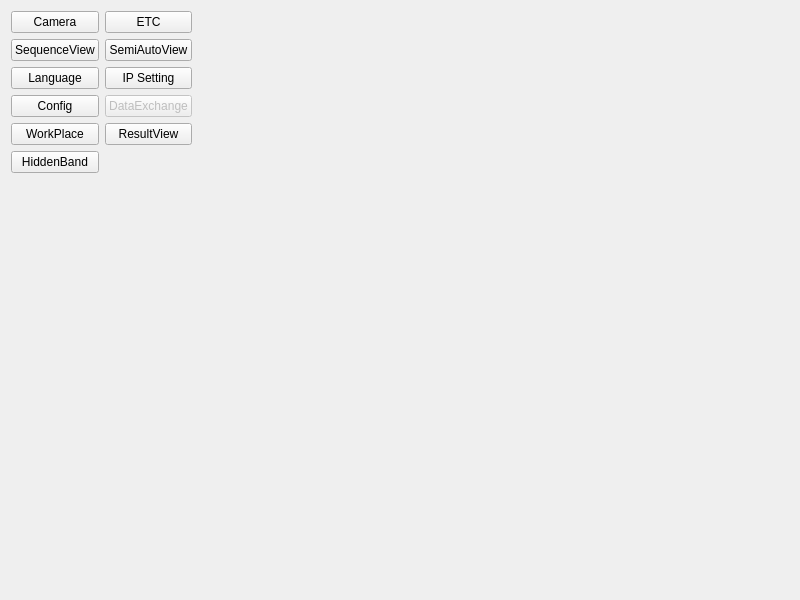
<?xml version="1.0" encoding="UTF-8"?>
<ui version="4.0">
 <class>AdminButtonMenu</class>
 <widget class="QWidget" name="AdminButtonMenu">
  <property name="geometry">
   <rect>
    <x>0</x>
    <y>0</y>
    <width>800</width>
    <height>600</height>
   </rect>
  </property>
  <property name="windowTitle">
   <string>Form</string>
  </property>
  <layout class="QGridLayout" name="gridLayout">
   <item row="0" column="0">
    <widget class="QPushButton" name="btnCamera">
     <property name="sizePolicy">
      <sizepolicy hsizetype="Minimum" vsizetype="Minimum">
       <horstretch>0</horstretch>
       <verstretch>0</verstretch>
      </sizepolicy>
     </property>
     <property name="maximumSize">
      <size>
       <width>300</width>
       <height>300</height>
      </size>
     </property>
     <property name="text">
      <string>Camera</string>
     </property>
    </widget>
   </item>
   <item row="0" column="1">
    <widget class="QPushButton" name="btnETC">
     <property name="sizePolicy">
      <sizepolicy hsizetype="Minimum" vsizetype="Minimum">
       <horstretch>0</horstretch>
       <verstretch>0</verstretch>
      </sizepolicy>
     </property>
     <property name="maximumSize">
      <size>
       <width>300</width>
       <height>300</height>
      </size>
     </property>
     <property name="text">
      <string>ETC</string>
     </property>
    </widget>
   </item>
   <item row="1" column="0">
    <widget class="QPushButton" name="btnSequenceView">
     <property name="sizePolicy">
      <sizepolicy hsizetype="Minimum" vsizetype="Minimum">
       <horstretch>0</horstretch>
       <verstretch>0</verstretch>
      </sizepolicy>
     </property>
     <property name="maximumSize">
      <size>
       <width>300</width>
       <height>300</height>
      </size>
     </property>
     <property name="text">
      <string>SequenceView</string>
     </property>
    </widget>
   </item>
   <item row="1" column="1">
    <widget class="QPushButton" name="btnSemiAutoView">
     <property name="text">
      <string>SemiAutoView</string>
     </property>
    </widget>
   </item>
   <item row="1" column="2">
    <spacer name="horizontalSpacer">
     <property name="orientation">
      <enum>Qt::Horizontal</enum>
     </property>
     <property name="sizeHint" stdset="0">
      <size>
       <width>40</width>
       <height>20</height>
      </size>
     </property>
    </spacer>
   </item>
   <item row="2" column="0">
    <widget class="QPushButton" name="btnLanguage">
     <property name="text">
      <string>Language</string>
     </property>
    </widget>
   </item>
   <item row="2" column="1">
    <widget class="QPushButton" name="btnIPSetting">
     <property name="text">
      <string>IP Setting</string>
     </property>
    </widget>
   </item>
   <item row="3" column="0">
    <widget class="QPushButton" name="btnConfig">
     <property name="text">
      <string>Config</string>
     </property>
    </widget>
   </item>
   <item row="3" column="1">
    <widget class="QPushButton" name="btnDataExchange">
     <property name="enabled">
      <bool>false</bool>
     </property>
     <property name="text">
      <string>DataExchange</string>
     </property>
    </widget>
   </item>
   <item row="4" column="0">
    <widget class="QPushButton" name="btnWorkPlace">
     <property name="text">
      <string>WorkPlace</string>
     </property>
    </widget>
   </item>
   <item row="4" column="1">
    <widget class="QPushButton" name="btnResultView">
     <property name="text">
      <string>ResultView</string>
     </property>
    </widget>
   </item>
   <item row="5" column="0">
    <widget class="QPushButton" name="btnHiddenBand">
     <property name="text">
      <string>HiddenBand</string>
     </property>
    </widget>
   </item>
   <item row="6" column="0">
    <spacer name="verticalSpacer">
     <property name="orientation">
      <enum>Qt::Vertical</enum>
     </property>
     <property name="sizeHint" stdset="0">
      <size>
       <width>20</width>
       <height>40</height>
      </size>
     </property>
    </spacer>
   </item>
  </layout>
 </widget>
 <resources/>
 <connections/>
</ui>
